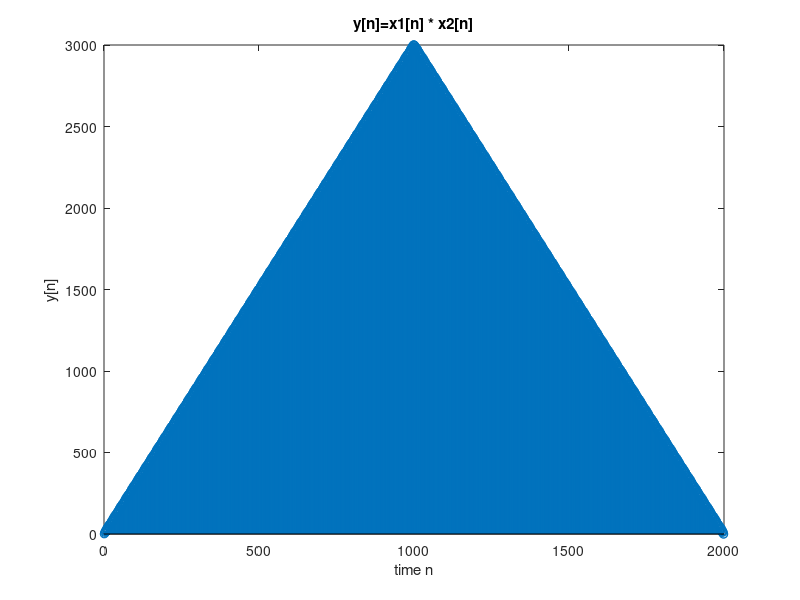
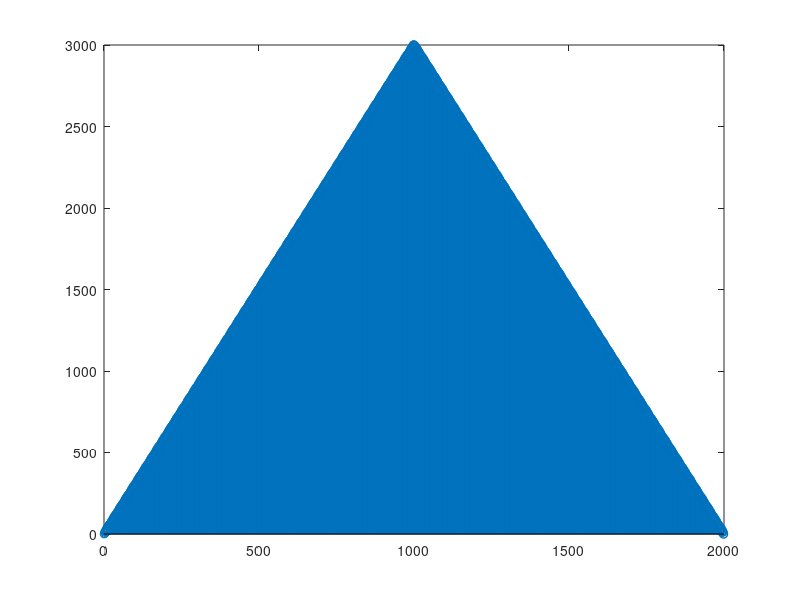

MATLAB code to generate these figures, in order:
% Pratice 2-2
clear;
tic;
n=1:1:1000;
x1 = mod(n, 5);
x2 = mod(n, 4);
m=length(x1);
n=length(x2);
X=[x1,zeros(1,n)];
H=[x2,zeros(1,m)];
for i=1:n+m-1
    Y(i)=0;
    for j=1:m
        if(i-j+1>0)
            Y(i)=Y(i)+X(j)*H(i-j+1);
        else
        end
    end
end
n=1:length(Y);
toc;
stem(n,Y);
xlabel('time n'); ylabel('y[n]');
title('y[n]=x1[n] * x2[n]');

clear;
tic;
n=1:1000;
x1 = mod(n, 5);
x2 = mod(n, 4);
m = 1999;
x1 = fliplr(x1);
A = convmtx(x1,m);
M=A(1:m,1:m);
N = [zeros(1,999) x2];
ansMatrix = (M*N');
toc;
figure;stem(ansMatrix);
